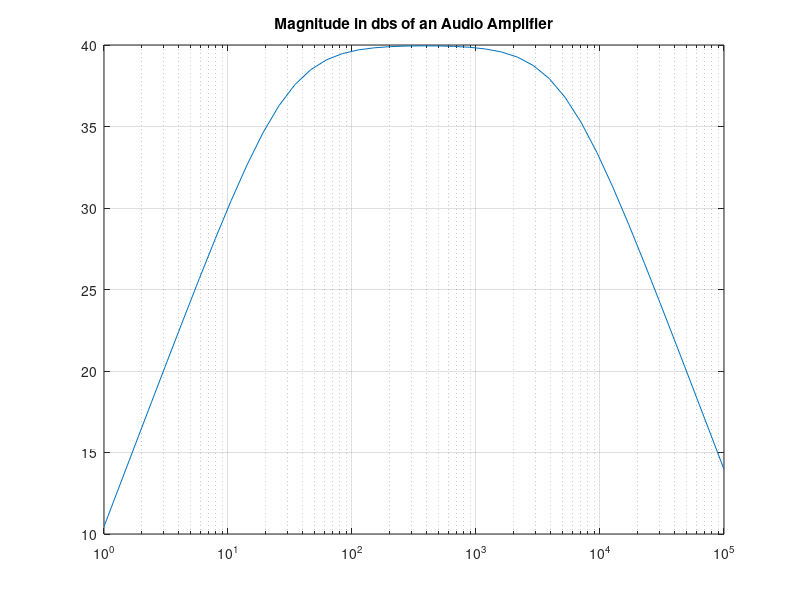

The MATLAB script that drew this image:
clf
f= logspace(0, 5, 40);
Magnitude= 20 * log10(100./sqrt((1+(3./500)).^2 + ((f.^2 - 150000)./(5000*f)).^2));
semilogx(f, Magnitude); grid
title('Magnitude in dbs of an Audio Amplifier')
